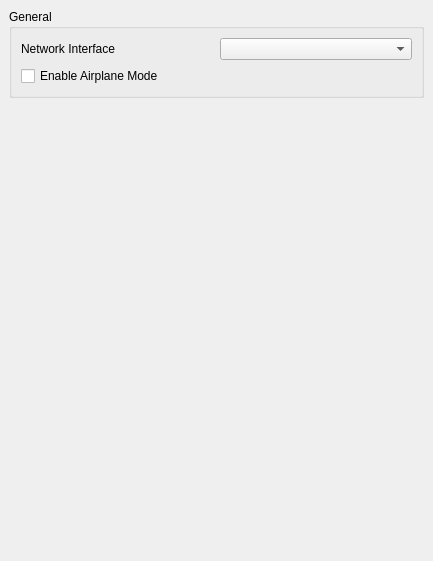
<?xml version="1.0" encoding="UTF-8"?>
<ui version="4.0">
 <class>ConfigureNetwork</class>
 <widget class="QWidget" name="ConfigureNetwork">
  <property name="geometry">
   <rect>
    <x>0</x>
    <y>0</y>
    <width>433</width>
    <height>561</height>
   </rect>
  </property>
  <property name="windowTitle">
   <string>Form</string>
  </property>
  <property name="accessibleName">
   <string>Network</string>
  </property>
  <layout class="QVBoxLayout" name="outerLayout">
   <property name="leftMargin">
    <number>0</number>
   </property>
   <property name="topMargin">
    <number>0</number>
   </property>
   <property name="rightMargin">
    <number>0</number>
   </property>
   <property name="bottomMargin">
    <number>0</number>
   </property>
   <item>
    <widget class="QScrollArea" name="scrollArea">
     <property name="frameShape">
      <enum>QFrame::Shape::NoFrame</enum>
     </property>
     <property name="widgetResizable">
      <bool>true</bool>
     </property>
     <widget class="QWidget" name="scrollAreaWidgetContents">
      <property name="geometry">
       <rect>
        <x>0</x>
        <y>0</y>
        <width>433</width>
        <height>480</height>
       </rect>
      </property>
      <layout class="QVBoxLayout" name="verticalLayout">
       <item>
        <layout class="QVBoxLayout" name="verticalLayout_3">
         <item>
          <widget class="QGroupBox" name="groupBox_2">
           <property name="title">
            <string>General</string>
           </property>
           <layout class="QGridLayout" name="gridLayout_2">
            <item row="1" column="1">
             <widget class="QComboBox" name="network_interface"/>
            </item>
            <item row="1" column="0">
             <widget class="QLabel" name="label_4">
              <property name="text">
               <string>Network Interface</string>
              </property>
             </widget>
            </item>
            <item row="2" column="0" colspan="2">
             <widget class="QCheckBox" name="airplane_mode">
              <property name="text">
               <string>Enable Airplane Mode</string>
              </property>
             </widget>
            </item>
           </layout>
          </widget>
         </item>
        </layout>
       </item>
       <item>
        <spacer name="verticalSpacer">
         <property name="orientation">
          <enum>Qt::Vertical</enum>
         </property>
         <property name="sizeHint" stdset="0">
          <size>
           <width>20</width>
           <height>40</height>
          </size>
         </property>
        </spacer>
       </item>
      </layout>
     </widget>
    </widget>
   </item>
  </layout>
 </widget>
 <resources/>
 <connections/>
</ui>
